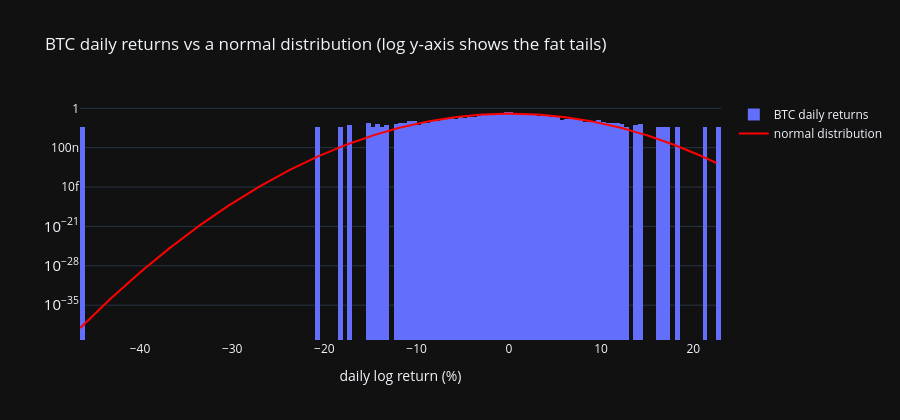

The notebook cell this image was saved under:
### Markdown cell above
## 4. Fat tails

Median excess kurtosis is about **18** (a normal distribution has 0) and normality is rejected for **all 20** coins.
Extreme days are far more common than a normal model expects, which is why we **clip the inputs** and use a **Huber loss**.

### Code cell
r20 = log_returns_df[asset_names]
kurt = r20.kurt()
jb_rejected = sum(stats.jarque_bera(r20[a].dropna()).pvalue < 0.01 for a in asset_names)
print(f"median excess kurtosis {kurt.median():.1f}; normality rejected for {jb_rejected}/20 coins")

btc = r20["BTC"].dropna() * 100
grid = np.linspace(btc.min(), btc.max(), 300)
fig = go.Figure([go.Histogram(x=btc, histnorm="probability density", nbinsx=150, name="BTC daily returns"),
                 go.Scatter(x=grid, y=stats.norm.pdf(grid, btc.mean(), btc.std()), name="normal distribution", line=dict(color="red"))])
fig.update_layout(title="BTC daily returns vs a normal distribution (log y-axis shows the fat tails)",
                  xaxis_title="daily log return (%)", yaxis_type="log", height=420)
fig.show()

### Figure 1 — Plotly figure (JSON) as saved in the notebook; plotly's stock layout.template omitted (floating-point values rounded to 4 significant figures; data arrays with more than 128 entries replaced by an {"elided": "..."} marker saying what was removed)
{"data": [{"histnorm": "probability density", "name": "BTC daily returns", "nbinsx": 150, "type": "histogram", "x": {"elided": "3651 float values"}}, {"line": {"color": "red"}, "name": "normal distribution", "type": "scatter", "x": {"elided": "300 float values"}, "y": {"elided": "300 float values"}}], "layout": {"height": 420, "title": {"text": "BTC daily returns vs a normal distribution (log y-axis shows the fat tails)"}, "xaxis": {"title": {"text": "daily log return (%)"}}, "yaxis": {"type": "log"}}}
